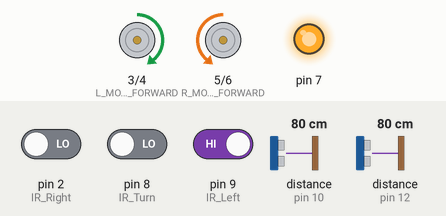
This sketch was run on a simulated Arduino Uno, built with avr-gcc and run on an emulated ATmega328P. Shown: motor-driver pin pairs drawn as motors (green arrow = first pin HIGH = forward, orange = second pin HIGH = backward, longer = more drive), output pins drawn as LEDs (lit = HIGH). Inputs (shaded band) come from the test bench; at power-on: pin 2 (IR_Right) LOW, distance to the obstacle (sensors on pin 12, pin 10) 80 cm, pin 8 (IR_Turn) LOW, pin 9 (IR_Left) HIGH. The echo pulse lasts 58.3 µs per cm; pins used as bus, display or sensor lines are not drawn.

Above: at 6.2 s.
6.3 s: pin 2 (IR_Right) driven HIGH
9.3 s: distance to the obstacle (sensor on pin 12) set to 9 cm
11.7 s: pin 8 (IR_Turn) driven HIGH
At 12.3 s:
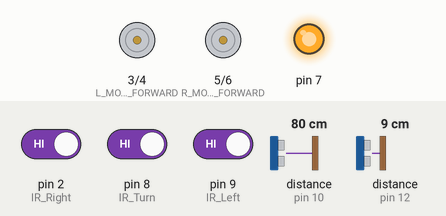
13.2 s: pin 9 (IR_Left) driven LOW
At 14.0 s:
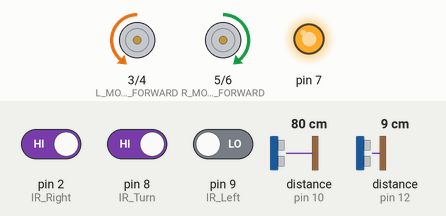
14.7 s: pin 2 (IR_Right) driven LOW
At 15.8 s:
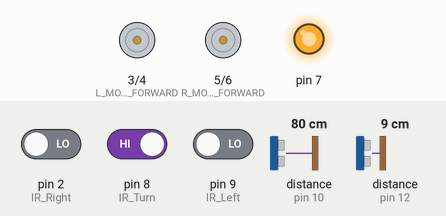
16.2 s: distance to the obstacle (sensor on pin 10) set to 11 cm
17.7 s: distance to the obstacle (sensor on pin 10) set to 8 cm
At 18.2 s:
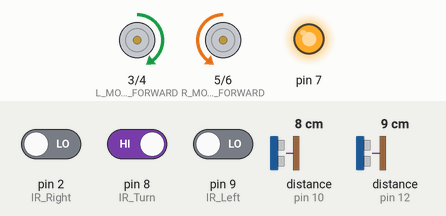
Timing chart, 0 to 20.2 s (numbered marks = the images above; inputs shaded):
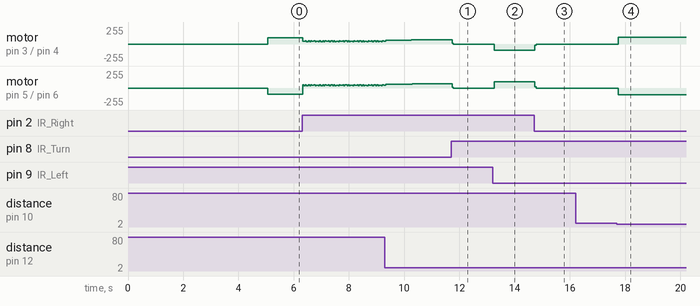

The sketch:

Smooth_Solver.ino
```cpp
// This file is still a work in progress and was not used in the final design

#include <NewPing.h>

// Pin Inputs
const int L_MOTOR_FORWARD = 3;
const int L_MOTOR_BACKWARD = 4;
const int R_MOTOR_FORWARD = 5;
const int R_MOTOR_BACKWARD = 6;
const int IR_Right = 2;
const int IR_Left = 9;
const int IR_Turn = 8;
const int Trig_Left = 13;
const int Echo_Left = 12;
const int Trig_Middle = 11;
const int Echo_Middle = 10;

NewPing sonarLeft(Trig_Left, Echo_Left, 100);
NewPing sonarMiddle(Trig_Middle, Echo_Middle, 100);

// Constant variables
const int wall_dist = 20;
const int NINE_DEG = 125;
const int ONE_EIGHT_DEG = 300;

int status_Left = 0;
int status_Right = 0;
int status_Turn = 0;

int distance_Left = 0;
int distance_Middle = 0;

// motor positions
void stopMoving(){
  digitalWrite(L_MOTOR_FORWARD, LOW);
  digitalWrite(L_MOTOR_BACKWARD, LOW);
  digitalWrite(R_MOTOR_FORWARD, LOW);
  digitalWrite(R_MOTOR_BACKWARD, LOW);
}
void moveForward(){
  digitalWrite(L_MOTOR_FORWARD, HIGH);
  digitalWrite(L_MOTOR_BACKWARD, LOW);
  digitalWrite(R_MOTOR_FORWARD, HIGH);
  digitalWrite(R_MOTOR_BACKWARD, LOW);
}
void moveBackward(){
  digitalWrite(L_MOTOR_FORWARD, LOW);
  digitalWrite(L_MOTOR_BACKWARD, HIGH);
  digitalWrite(R_MOTOR_FORWARD, LOW);
  digitalWrite(R_MOTOR_BACKWARD, HIGH);
}
void turnRight(){
  digitalWrite(L_MOTOR_FORWARD, LOW);
  digitalWrite(L_MOTOR_BACKWARD, HIGH);
  digitalWrite(R_MOTOR_FORWARD, HIGH);
  digitalWrite(R_MOTOR_BACKWARD, LOW);
}
void turnLeft(){
  digitalWrite(L_MOTOR_FORWARD, HIGH);
  digitalWrite(L_MOTOR_BACKWARD, LOW);
  digitalWrite(R_MOTOR_BACKWARD, LOW);
  digitalWrite(R_MOTOR_BACKWARD, HIGH);
}

void leftLoop(){
    while (status_Left == 1 && status_Right == 0){
        IR_get_data();
        turnRight();
        delay(.5);
        stopMoving();
        delay(.25);
        }
}

void rightLoop(){
    while (status_Left == 0 && status_Right == 1){
        IR_get_data();
        turnLeft();
        delay(.5);
        stopMoving();
        delay(.25);
        }
}

void IR_get_data(){
  status_Left = digitalRead(IR_Left);
  status_Right = digitalRead(IR_Right);
  status_Turn = digitalRead(IR_Turn);
}

void setup() {
  Serial.begin(19200);

  // Pin Setup
  pinMode (L_MOTOR_FORWARD, OUTPUT);
  pinMode (L_MOTOR_BACKWARD, OUTPUT);
  pinMode (R_MOTOR_FORWARD, OUTPUT);
  pinMode (R_MOTOR_BACKWARD, OUTPUT);
  pinMode (IR_Right, INPUT);
  pinMode (IR_Left, INPUT);
  pinMode (IR_Turn, INPUT);

// lights
  pinMode (7, OUTPUT);
  pinMode (1, OUTPUT);
  digitalWrite(7, LOW);
  digitalWrite(1, LOW);

// 5 second pause
  stopMoving();
  delay(5000);

// lights
  digitalWrite(7, HIGH);
  digitalWrite(1, HIGH);
  }

void loop() {
  IR_get_data();
  distance_Left = (sonarLeft.ping_cm());
  distance_Middle = (sonarMiddle.ping_cm());

  //Serial.println("Left: " + String(distance_Left) + "   Middle: " + String(distance_Middle));
  //Serial.println("IR_L: " + String(status_Left) + "   IR_R:" + String(status_Right));

  // turn 180 no more path
  if (((distance_Middle < 10) && (distance_Middle > 2)) && ((distance_Left < 10) && (distance_Left > 2))) {

    // turn the first 90
    while (status_Left == 0){
        IR_get_data();
        turnLeft();
        delay(.5);
        stopMoving();
        delay(.25);}
    delay(250);
    //turn the over the line
    while (status_Left == 1){
        IR_get_data();
        turnLeft();
        delay(.5);
        stopMoving();
        delay(.25);}
    delay(250);
    //turn the second 90
    while (status_Left == 0){
        IR_get_data();
        turnLeft();
        delay(.5);
        stopMoving();
        delay(.25);}
    delay(250);
    // center on the line
    while (status_Right == 0){
        IR_get_data();
        turnLeft();
        delay(.5);
        stopMoving();
        delay(.25);}
  }

  // Turn 90deg left   there is an open path
  else if (status_Turn == 1 && distance_Left > 25) {
    // turn the first 90
    while (status_Left == 0){
        IR_get_data();
        turnLeft();
        delay(.5);
        stopMoving();
        delay(.25);}

    delay(250);
    // center on the line
    while (status_Right == 0){
        IR_get_data();
        turnLeft();
        delay(.5);
        stopMoving();
        delay(.25);}
  }

  // Drive on the Line
  else if (status_Left == 0 && status_Right == 1) {
    while (status_Left == 0 && status_Right == 1) {
    IR_get_data();
    turnRight();
    delay(.5);
    stopMoving();
    delay(.25);
    }
  }
  else if (status_Left == 1 && status_Right == 0) {
    while (status_Left == 1 && status_Right == 0){
    IR_get_data();
    turnLeft();
    delay(.5);
    stopMoving();
    delay(.25);
    }
  }

  // else drive forwards
  else {
    int timer = 0;

    while (((status_Left == 0 && status_Right == 0) || (status_Left == 1 && status_Right == 1)) && status_Turn == 0 && distance_Middle > 5){

      // adds a delay between sonic pings
      if ((timer % 200) == 0){
        distance_Left = (sonarLeft.ping_cm());
        distance_Middle = (sonarLeft.ping_cm());}

      IR_get_data();
      moveForward();
      delay(.5);
      stopMoving();
      delay(.25);
      timer += 1;
    }
  }
}
```

Measured:
- the behaviour switches between 10 and 9 cm on distance to the obstacle (sensor on pin 10) (found by bisection; images 3 and 4)
- after the input at 11.7 s, motor on pin 3 (L_MOTOR_FORWARD) / pin 4 (L_MOTOR_BACKWARD), motor on pin 5 (R_MOTOR_FORWARD) / pin 6 (R_MOTOR_BACKWARD): forward 66/255 → stopped at once
- after the input at 13.2 s, motor on pin 3 (L_MOTOR_FORWARD) / pin 4 (L_MOTOR_BACKWARD): stopped → backward 96/255 after 0.05 s; motor on pin 5 (R_MOTOR_FORWARD) / pin 6 (R_MOTOR_BACKWARD): stopped → forward 96/255 after 0.05 s
- after the input at 14.7 s, motor on pin 3 (L_MOTOR_FORWARD) / pin 4 (L_MOTOR_BACKWARD): backward 96/255 → stopped at once; motor on pin 5 (R_MOTOR_FORWARD) / pin 6 (R_MOTOR_BACKWARD): forward 96/255 → stopped at once
- after the input at 16.2 s, every drawn part: stays the same
- after the input at 17.7 s, motor on pin 3 (L_MOTOR_FORWARD) / pin 4 (L_MOTOR_BACKWARD): stopped → forward 98/255 at once; motor on pin 5 (R_MOTOR_FORWARD) / pin 6 (R_MOTOR_BACKWARD): stopped → backward 98/255 at once
